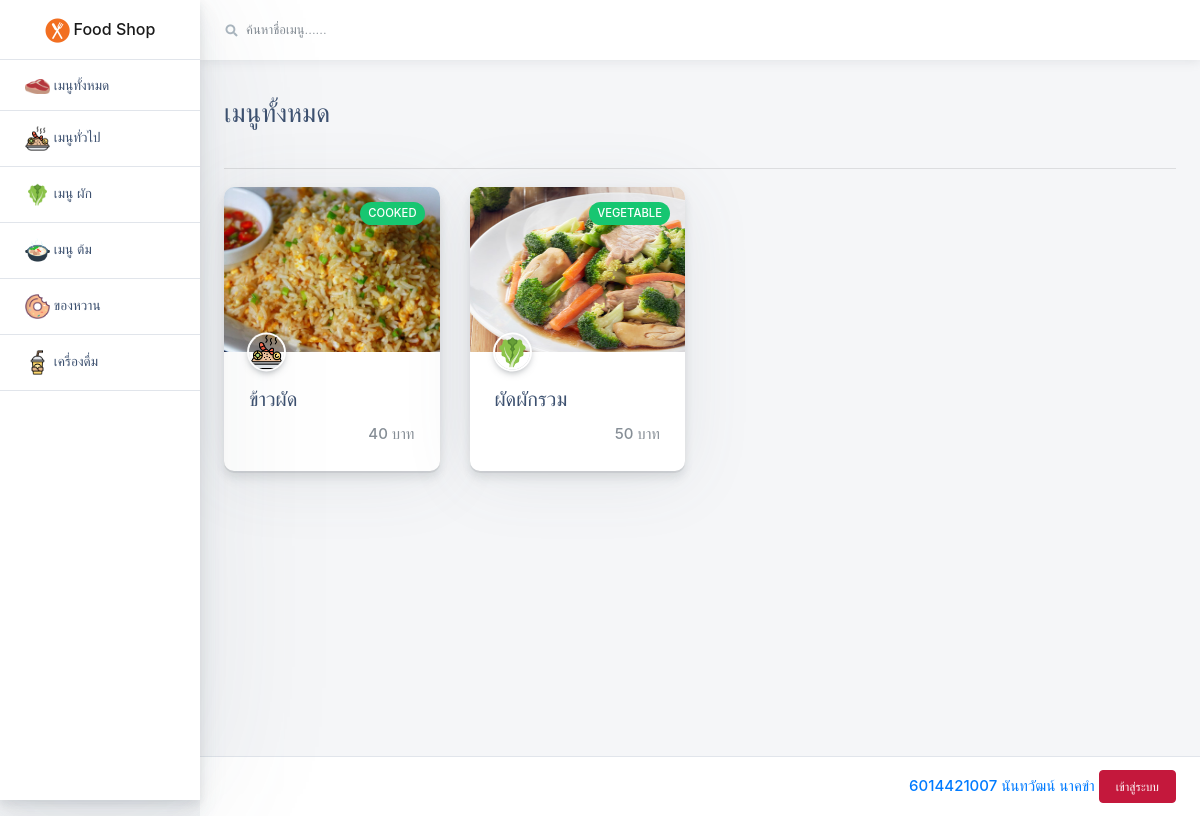
The page / on the database its author committed.
### tables this page shows
CREATE TABLE `foods` (
  `food_id` int(10) NOT NULL,
  `food_name` varchar(50) NOT NULL,
  `food_image` text NOT NULL,
  `food_price` float NOT NULL,
  `food_type` varchar(30) NOT NULL,
  `food_date` timestamp NOT NULL DEFAULT CURRENT_TIMESTAMP ON UPDATE CURRENT_TIMESTAMP
);

CREATE TABLE `foods_type` (
  `food_type_id` int(10) NOT NULL,
  `food_type_name` varchar(100) NOT NULL,
  `food_type_image` text NOT NULL
);

### index.php (the view, shortened to what this page needs)
<?php include 'header.php'?>
<?php
    require 'connect.php';
    if($_GET['pages'] == "All")
    {
        $select_all = $conn->query("SELECT * FROM foods INNER JOIN foods_type ON foods.food_type = foods_type.food_type_name ORDER BY food_name ASC");
    }
    else if($_GET['pages'] == "Cooked")
    {
        $select_all = $conn->query("SELECT * FROM foods INNER JOIN foods_type ON foods.food_type = foods_type.food_type_name WHERE food_type='Cooked' ORDER BY food_name ASC ");
    }
    else if($_GET['pages'] == "Vegetable")
    {
        $select_all = $conn->query("SELECT * FROM foods INNER JOIN foods_type ON foods.food_type = foods_type.food_type_name WHERE food_type='Vegetable' ORDER BY food_name ASC");
    }
    else if($_GET['pages'] == "Boil")
    {
        $select_all = $conn->query("SELECT * FROM foods INNER JOIN foods_type ON foods.food_type = foods_type.food_type_name WHERE food_type='Boil' ORDER BY food_name ASC");
    }
    else if($_GET['pages'] == "Dessert")
    {
        $select_all = $conn->query("SELECT * FROM foods INNER JOIN foods_type ON foods.food_type = foods_type.food_type_name WHERE food_type='Dessert' ORDER BY food_name ASC");
    }
    else if($_GET['pages'] == "Beverage")
    {
        $select_all = $conn->query("SELECT * FROM foods INNER JOIN foods_type ON foods.food_type = foods_type.food_type_name WHERE food_type='Beverage' ORDER BY food_name ASC ");
    }
    else
    {
        $select_all = $conn->query("SELECT * FROM foods INNER JOIN foods_type ON foods.food_type = foods_type.food_type_name ORDER BY food_name ASC");
    }
?>
<div class="page-header row no-gutters py-4 mt-3">
    <div class="col-12 col-sm-4 text-center text-sm-left mb-0">
        <h3 class="page-title"><?php if($_GET['pages'] == "" || $_GET['pages'] == "All"){echo "เมนูทั้งหมด";}else{echo "เมนู ".$_GET['pages'];} ?></h3>
    </div>
</div>
<hr>
<div class="row">
    <?php
        if($select_all->num_rows > 0)
        {
            while($all_menu = $select_all->fetch_object())
            {
    ?>
        <div class="col-lg-3 col-md-6 col-sm-12 mb-4">
            <div class="card card-small card-post card-post--1">
                <div class="card-post__image" style="background-image: url('<?php echo $all_menu->food_image; ?>');">
                    <a href="index.php?pages=" class="card-post__category badge badge-pill badge-success"><?php echo $all_menu->food_type_name; ?></a>
                    <div class="card-post__author d-flex">
                        <a href="javascript:void(0);" class="card-post__author-avatar card-post__author-avatar--small" style="background-image: url('<?php echo $all_menu->food_type_image; ?>');">Written by Anna Kunis</a>
                    </div>
                </div>
                <div class="card-body">
                    <h5 class="card-title">
                        <a class="text-fiord-blue" href="javascript:void(0);"><?php  echo $all_menu->food_name;?></a>
                    </h5>
                    <span class="text-muted"><div class="text-right"><?php  echo $all_menu->food_price." บาท";?></div></span>
                </div>
            </div>
        </div>
    <?php
            }
        }
        else
        {
            echo "ไม่มี เมนู";
        }
    ?>
</div>
<?php include 'footer.php'?>

### header.php (shortened to what this page needs)
<!doctype html>
<html class="no-js h-100" lang="en">
  <head>
    <link href="https://use.fontawesome.com/releases/v5.0.6/css/all.css" rel="stylesheet">
    <link rel="stylesheet" href="https://stackpath.bootstrapcdn.com/bootstrap/4.1.3/css/bootstrap.min.css">
    <link rel="stylesheet" id="main-stylesheet" data-version="1.1.0" href="styles/shards-dashboards.1.1.0.min.css">
    <link rel="stylesheet" href="styles/extras.1.1.0.min.css">
    <link rel="stylesheet" href="https://use.fontawesome.com/releases/v5.8.2/css/all.css">
  </head>
  <body class="h-100">
  <div class="container-fluid">
      <div class="row">
        <aside class="main-sidebar col-12 col-md-3 col-lg-2 px-0">
          <div class="main-navbar">
            <nav class="navbar align-items-stretch navbar-light bg-white flex-md-nowrap border-bottom p-0">
              <a class="navbar-brand w-100 mr-0" href="#" style="line-height: 25px;">
                <div class="d-table m-auto">
                  <img style="max-width: 25px;" src="images/logo.png">
                  <span class="d-none d-md-inline ml-1">Food Shop</span>
                </div>
              </a>
            </nav>
          </div>
          <div class="nav-wrapper">
            <ul class="nav flex-column">
              <li class="nav-item">
                <a class="nav-link" href="index.php?pages=All">
                    <img style="max-width:25px;" src="images/1.png" alt="">
                  <span>เมนูทั้งหมด</span>
                </a>
              </li>
              <li class="nav-item">
                <a class="nav-link " href="index.php?pages=Cooked">
                    <img style="max-width:25px;" src="images/2.png" alt="">
                  <span>เมนูทั่วไป</span>
                </a>
              </li>
              <li class="nav-item">
                <a class="nav-link " href="index.php?pages=Vegetable">
                  <img style="max-width:25px;" src="images/3.png" alt="">
                  <span>เมนู ผัก</span>
                </a>
              </li>
              <li class="nav-item">
                <a class="nav-link " href="index.php?pages=Boil">
                    <img style="max-width:25px;" src="images/4.png" alt="">
                  <span>เมนู ต้ม</span>
                </a>
              </li>
              <li class="nav-item">
                <a class="nav-link " href="index.php?pages=Dessert">
                    <img style="max-width:25px;" src="images/5.png" alt="">
                  <span>ของหวาน</span>
                </a>
              </li>
              <li class="nav-item">
                <a class="nav-link " href="index.php?pages=Beverage">
                    <img style="max-width:25px;" src="images/6.png" alt="">
                  <span>เครื่องดื่ม</span>
                </a>
              </li>
            </ul>
          </div>
        </aside>
        <main class="main-content col-lg-10 col-md-9 col-sm-12 p-0 offset-lg-2 offset-md-3">
          <div class="main-navbar sticky-top bg-white">
            <nav class="navbar align-items-stretch navbar-light flex-md-nowrap p-0">
              <form action="#" class="main-navbar__search w-100 d-none d-md-flex d-lg-flex">
                <div class="input-group input-group-seamless ml-3">
                  <div class="input-group-prepend">
                    <div class="input-group-text">
                      <i class="fas fa-search"></i>
                    </div>
                  </div>
                  <input class="navbar-search form-control" type="text" placeholder="ค้นหาชื่อเมนู......" aria-label="Search"> </div>
              </form>
            </nav>
          </div>
          <div class="main-content-container container-fluid px-4">

### footer.php (shortened to what this page needs)
                </div>
                <footer class="main-footer d-flex p-2 px-3 bg-white border-top">
                    <span class="copyright ml-auto my-auto mr-2">
                    <a href="index.php" rel="nofollow">6014421007 นันทวัฒน์ นาคขำ</a>
                    <a href="login.php" class="btn btm-sm btn-danger">เข้าสู่ระบบ</a>
                    </span>
                </footer>
            </main>
        </div>
    </div>
  </body>
</html>

### rows shown on the page
foods: food_image (placeholder picture), foods_type.food_type_name "COOKED", foods_type.food_type_image (picture), food_name "ข้าวผัด", food_price "40"
foods: food_image (picture), foods_type.food_type_name "VEGETABLE", foods_type.food_type_image (picture), food_name "ผัดผักรวม", food_price "50"
